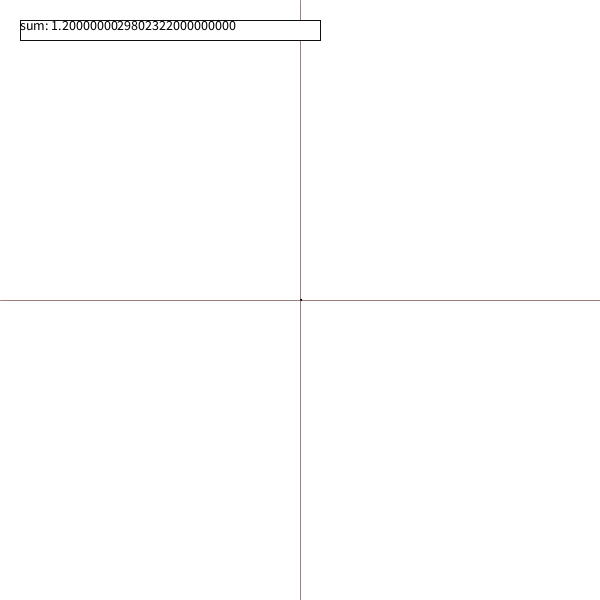
Frame 1 (no input)
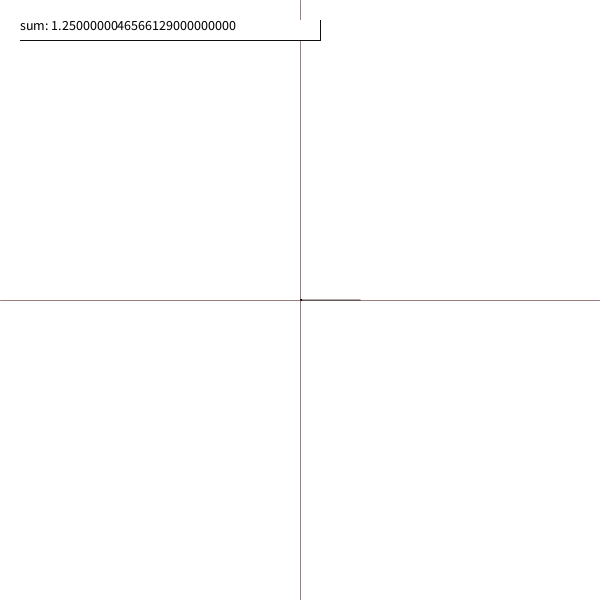
Frame 60 (the mouse pressed at the canvas centre just before this capture)
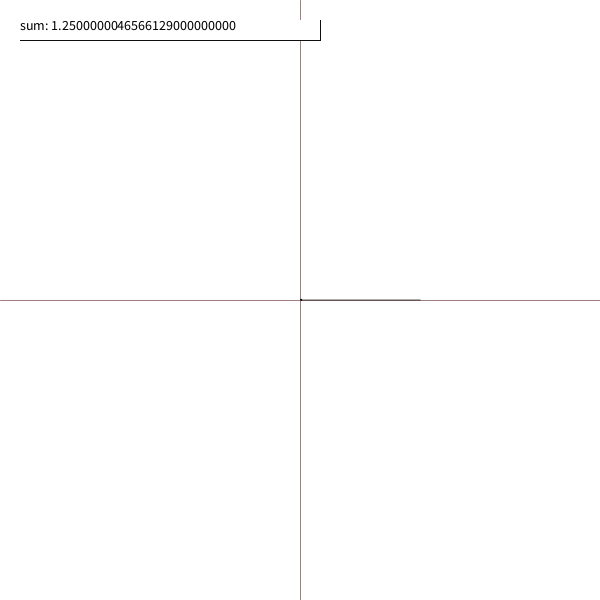
Frame 120 (the mouse held since frame 60 and released just before this capture)

The Processing sketch that drew these frames (run headless with seeded random() and noise(); from frame 60 on, the mouse is pressed at the canvas centre):

// Processing sketch: math_series_00
// ── math_series_00.pde
int x;
double y;
double cx, cy;
double sum=0.0;

void setup() {
  size(600, 600);
  resetgraph();
  cx=width/2;
  cy=height/2;
  x=1;
  y=1.0;
  sum=y;
  textAlign(LEFT, TOP);
  textSize(14);
  frameRate(10);
}

void resetgraph() {
  background(255);
  stroke(64, 0, 0, 128);
  drawaxes();
  stroke(0, 0, 0, 240);
}

void drawaxes() {
  line(width/2, 0, width/2, height);
  line(0, height/2, width, height/2);
}

void textbox(String s, float x, float y) {
  fill(255);
  rect(x, y, 300, 20);
  fill(0);
  noStroke();
  text(s, x, y);
}

/*
 *** example series ***
 1+1/2+1/4+1/8+...
 */

void draw() {
  y=0.2*y;
  sum+=y;
  circle((float)(cx+x), (float)(cy-y), 1);
  textbox(String.format("sum: %.25f", sum), 20, 20);
  x+=1;
}

void keyPressed() {
  if (key=='c') {
    resetgraph();
  }
}
